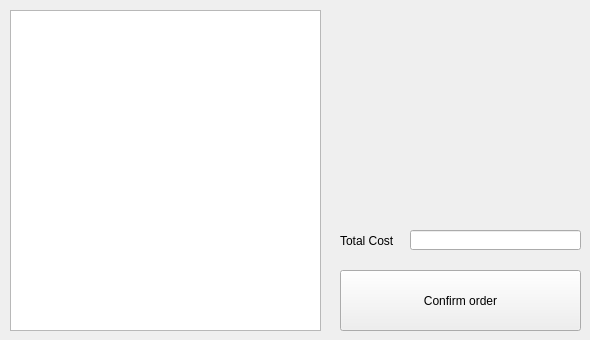
    <widget class="QWidget" name="tab">
     <attribute name="title">
      <string>Order</string>
     </attribute>
     <widget class="QTableWidget" name="ordersTableWidget">
      <property name="geometry">
       <rect>
        <x>10</x>
        <y>10</y>
        <width>311</width>
        <height>321</height>
       </rect>
      </property>
      <property name="editTriggers">
       <set>QAbstractItemView::NoEditTriggers</set>
      </property>
      <property name="alternatingRowColors">
       <bool>true</bool>
      </property>
      <property name="selectionMode">
       <enum>QAbstractItemView::SingleSelection</enum>
      </property>
      <property name="selectionBehavior">
       <enum>QAbstractItemView::SelectRows</enum>
      </property>
      <property name="sortingEnabled">
       <bool>false</bool>
      </property>
     </widget>
     <widget class="QLabel" name="label_10">
      <property name="geometry">
       <rect>
        <x>340</x>
        <y>230</y>
        <width>61</width>
        <height>21</height>
       </rect>
      </property>
      <property name="text">
       <string>Total Cost</string>
      </property>
     </widget>
     <widget class="QLineEdit" name="lineEdit">
      <property name="geometry">
       <rect>
        <x>410</x>
        <y>230</y>
        <width>171</width>
        <height>20</height>
       </rect>
      </property>
      <property name="alignment">
       <set>Qt::AlignRight|Qt::AlignTrailing|Qt::AlignVCenter</set>
      </property>
      <property name="readOnly">
       <bool>true</bool>
      </property>
     </widget>
     <widget class="QPushButton" name="confirmOrderPushButton">
      <property name="geometry">
       <rect>
        <x>340</x>
        <y>270</y>
        <width>241</width>
        <height>61</height>
       </rect>
      </property>
      <property name="text">
       <string>Confirm order</string>
      </property>
     </widget>
    </widget>
